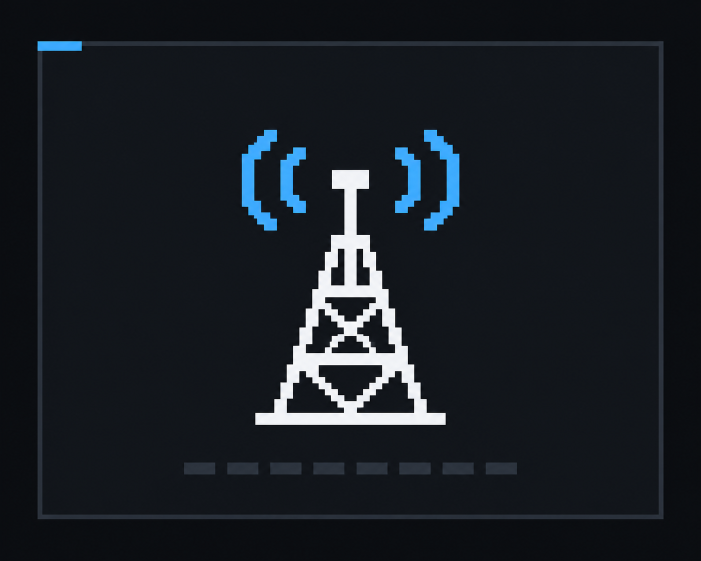
#> input picture AR-5RM Firmware/Artwork/carrier-lock.png, 1402 x 1122 px (shown at 1/2 size)
$ python make_logo.py '../../AR-5RM Firmware/Artwork/carrier-lock.png' '../../AR-5RM Firmware/Artwork/coastal-watch.png'
#> lines starting #> are read from the running program, lines starting #| are printed output that depends on the picture
"""Fit the skull image to the 160x128 screen on pure black; write raw RGB565 plus a preview."""
import struct, sys
from PIL import Image

src, out_prefix = sys.argv[1], sys.argv[2]
W, H = 160, 128

img = Image.open(src).convert("RGB")
#> img is the input picture: PIL image 1402x1122 RGB; mean R, G, B 24.5, 29.5, 35.7
# The source background is a flat dark maroon (26,0,1). Pull that level to black.
bg = img.getpixel((5, 5))
#> bg = (11, 13, 17)
print("source size", img.size, "background", bg)
#| source size (1402, 1122) background (11, 13, 17)
lut = [max(0, c - bg[0]) * 255 // (255 - bg[0]) for c in range(256)]
#> lut = 256 values from 0 to 255
img = img.point(lut * 3)

scale = min(W / img.width, H / img.height)
#> scale = 0.114
size = (round(img.width * scale), round(img.height * scale))
#> size = (160, 128)
fit = img.resize(size, Image.LANCZOS)
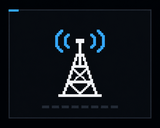
#> fit: PIL image 160x128 RGB; mean R, G, B 14.1, 19, 25.1
canvas = Image.new("RGB", (W, H), (0, 0, 0))
#> canvas: PIL image 160x128 RGB; every value is 0
canvas.paste(fit, ((W - size[0]) // 2, (H - size[1]) // 2))

raw = bytearray()
for y in range(H):
    for x in range(W):
        r, g, b = canvas.getpixel((x, y))
        raw += struct.pack("<H", (r >> 3) << 11 | (g >> 2) << 5 | b >> 3)
assert len(raw) == W * H * 2
open(out_prefix + ".rgb565", "wb").write(raw)
canvas.resize((W * 4, H * 4), Image.NEAREST).save(out_prefix + "_preview.png")
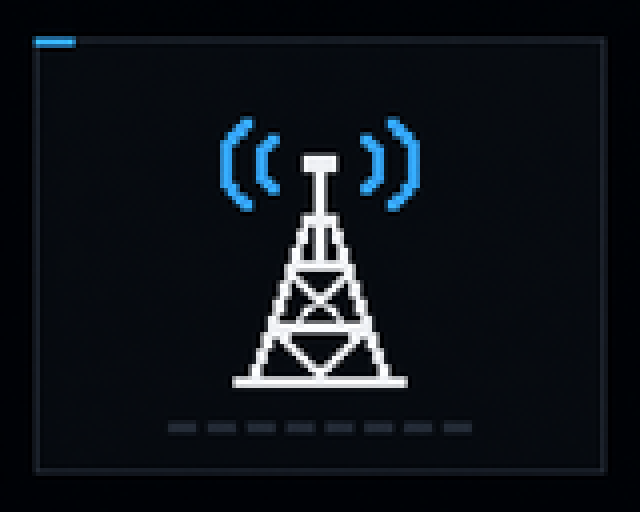
#> saved as coastal-watch.png_preview.png: PIL image 640x512 RGB; mean R, G, B 14.1, 19, 25.1
print("wrote", len(raw), "bytes; corners", canvas.getpixel((0, 0)), canvas.getpixel((W // 2, 20)))
#| wrote 40960 bytes; corners (0, 2, 6) (6, 10, 15)

$ run again, on AR-5RM Firmware/Artwork/dual-trace.png
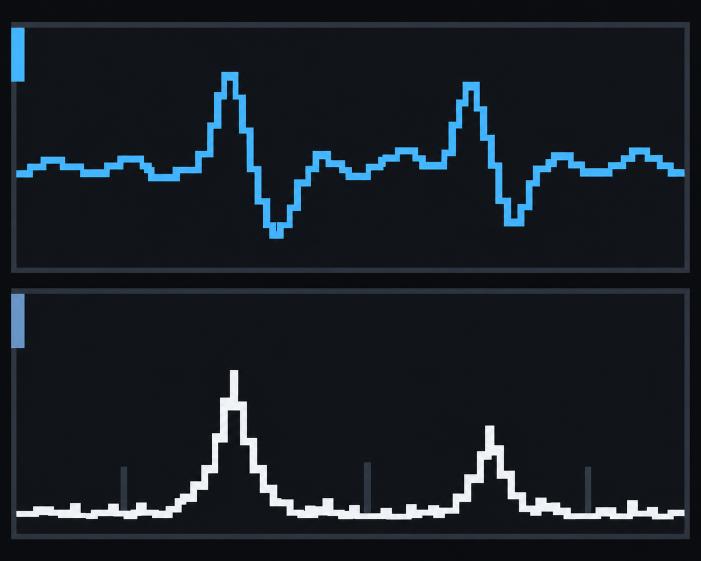
#> input picture AR-5RM Firmware/Artwork/dual-trace.png, 1402 x 1122 px (shown at 1/2 size)
#> img is the input picture: PIL image 1402x1122 RGB; mean R, G, B 23.6, 30.5, 37.6
#> bg = (10, 12, 15)
#| source size (1402, 1122) background (10, 12, 15)
#> lut = 256 values from 0 to 255
#> `fit = img.resize(size, Image.LANCZOS)`:
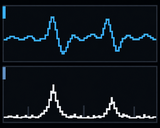
#> fit: PIL image 160x128 RGB; mean R, G, B 14.1, 21.1, 28.1
#> canvas: PIL image 160x128 RGB; every value is 0
#> `canvas.resize((W * 4, H * 4), Image.NEAREST).save(out_prefix + "_previ..`:
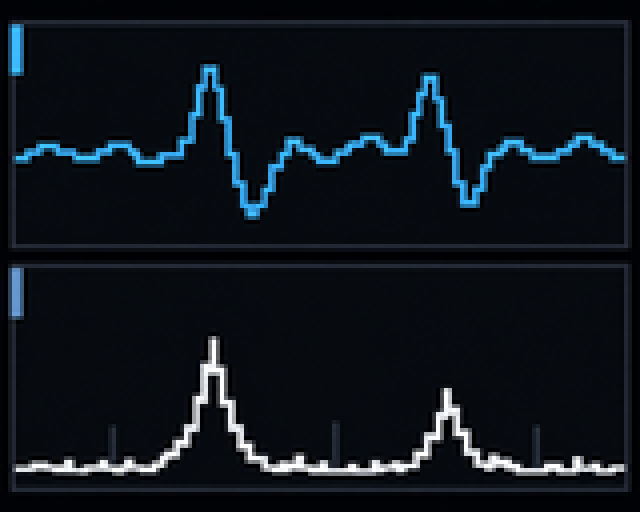
#> saved as dual-trace.png_preview.png: PIL image 640x512 RGB; mean R, G, B 14.1, 21.1, 28.1
#| wrote 40960 bytes; corners (0, 2, 5) (6, 10, 15)
